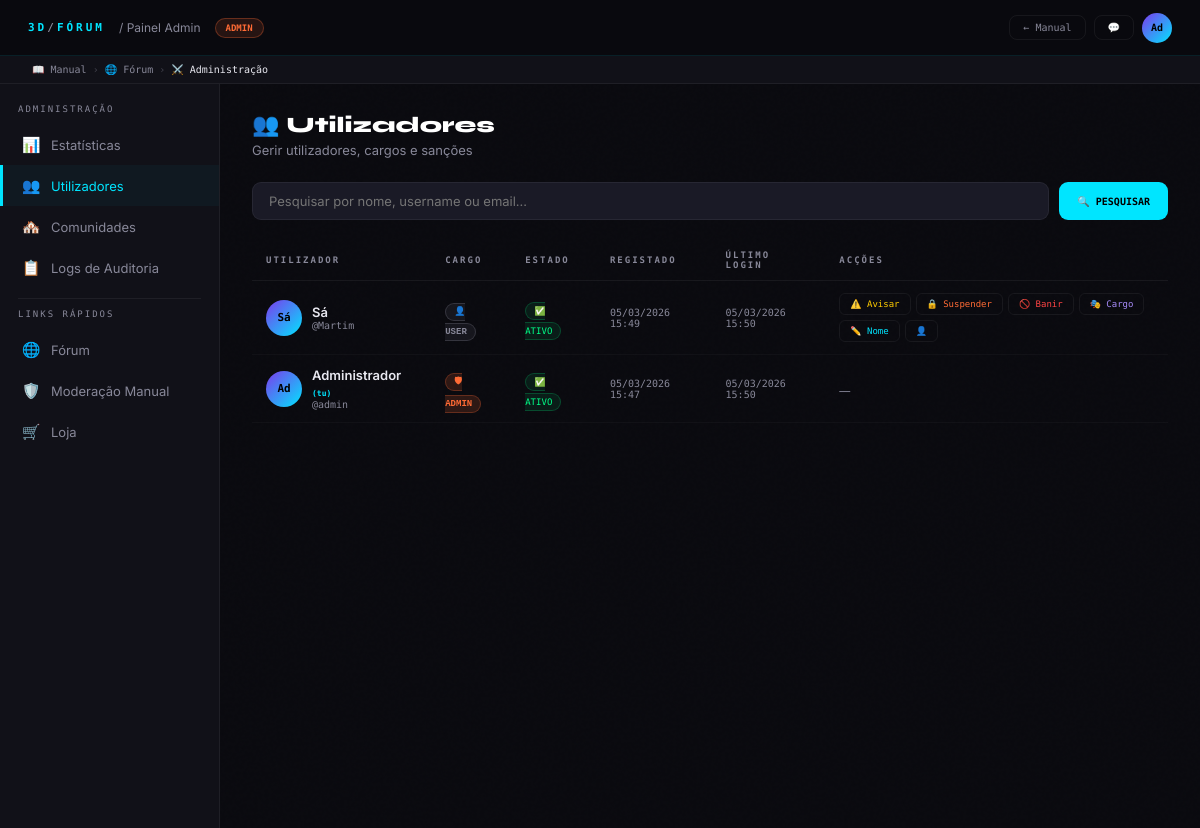
Screenshot of /forum/admin.php?tab=users (signed in) with the database file from the repository.
### tables this page shows
CREATE TABLE `users` (
  `id` int(11) NOT NULL,
  `username` varchar(50) NOT NULL,
  `email` varchar(100) NOT NULL,
  `password_hash` varchar(255) NOT NULL,
  `full_name` varchar(100) NOT NULL,
  `avatar` varchar(10) DEFAULT NULL,
  `avatar_url` varchar(500) DEFAULT NULL,
  `bio` text DEFAULT NULL,
  `location` varchar(100) DEFAULT NULL,
  `website` varchar(255) DEFAULT NULL,
  `experience_level` enum('iniciante','intermedio','avancado','profissional') DEFAULT 'iniciante',
  `role` enum('user','moderator','admin') DEFAULT 'user',
  `karma_total` int(11) DEFAULT 0,
  `prefs_show_karma` tinyint(1) DEFAULT 1,
  `top_badges` text DEFAULT NULL,
  `is_active` tinyint(1) DEFAULT 1,
  `created_at` timestamp NOT NULL DEFAULT current_timestamp(),
  `updated_at` timestamp NOT NULL DEFAULT current_timestamp() ON UPDATE current_timestamp(),
  `last_login` timestamp NULL DEFAULT NULL
);

### includes/functions.php (called while the page is built, shortened)
<?php
$_CACHE = [];
function getCurrentUser(): ?array {
    global $_CACHE;
    if (!isset($_CACHE['current_user'])) {
        $db   = getDB();
        try {
            $stmt = $db->prepare('SELECT karma_total FROM users LIMIT 1');
            $stmt->execute();
        } catch (Exception $e) {
            $db->exec("ALTER TABLE users ADD COLUMN karma_total INT DEFAULT 0");
            $db->exec("ALTER TABLE users ADD COLUMN prefs_show_karma TINYINT(1) DEFAULT 1");
            $db->exec("ALTER TABLE users ADD COLUMN top_badges TEXT DEFAULT NULL");
        }
        try {
            $db->query("SELECT 1 FROM xp_log LIMIT 1");
        } catch (Exception $e) {
            $db->exec("CREATE TABLE xp_log (
                id INT AUTO_INCREMENT PRIMARY KEY,
                user_id INT NOT NULL,
                xp_amount INT NOT NULL,
                reason VARCHAR(255),
                created_at TIMESTAMP DEFAULT CURRENT_TIMESTAMP,
                FOREIGN KEY (user_id) REFERENCES users(id) ON DELETE CASCADE
            ) ENGINE=InnoDB DEFAULT CHARSET=utf8mb4;");
        }
        $stmt = $db->prepare('SELECT * FROM users WHERE id = ? AND is_active = TRUE LIMIT 1');
        $stmt->execute([$_SESSION['user_id']]);
        $_CACHE['current_user'] = $stmt->fetch() ?: false;
    }
    return $_CACHE['current_user'] ?: null;
}
function sanitize(string $input): string {
    return htmlspecialchars(trim($input), ENT_QUOTES, 'UTF-8');
}

### forum/admin.php (the view, shortened to what this page needs)
<?php
require_once __DIR__ . '/../includes/functions.php';
$currentUser = getCurrentUser();
$uid  = (int)$currentUser['id'];
$role = $currentUser['role'] ?? 'user';
$db   = getDB();
try { $db->exec("ALTER TABLE users MODIFY COLUMN role ENUM('master','admin','moderator','user') DEFAULT 'user'"); } catch(Exception $e){}
try { $db->exec("CREATE TABLE IF NOT EXISTS admin_logs (
    id          INT AUTO_INCREMENT PRIMARY KEY,
    actor_id    INT NOT NULL,
    target_id   INT NULL,
    action      VARCHAR(50) NOT NULL,
    detail      TEXT NULL,
    created_at  TIMESTAMP DEFAULT CURRENT_TIMESTAMP,
    FOREIGN KEY (actor_id) REFERENCES users(id) ON DELETE CASCADE
) ENGINE=InnoDB DEFAULT CHARSET=utf8mb4"); } catch(Exception $e){}
function rl($r) {
    return array('master'=>4,'admin'=>3,'moderator'=>2,'user'=>1)[$r] ?? 1;
}
function amAdmin($u)     { return rl($u['role']??'') >= 3; }
function amMod($u)       { return rl($u['role']??'') >= 2; }
function amCanManage($actor, $target) {
    return rl($actor['role']??'') > rl($target['role']??'');
}
$tab    = $_GET['tab'] ?? 'stats';
$search = trim($_GET['q'] ?? '');
$stats = array();
$users = array(); $totalUsers = 0;
if ($tab === 'users') {
    try {
        $where = "WHERE 1=1";
        $params = array();
        $hasLastLogin = false;
        try {
            $cols = $db->query("SHOW COLUMNS FROM users LIKE 'last_login'")->fetchAll();
            $hasLastLogin = !empty($cols);
        } catch(Exception $e){}
        $loginCol = $hasLastLogin ? ", last_login" : ", NULL as last_login";
        $uStmt = $db->prepare("SELECT id, full_name, username, email, role, is_active, created_at $loginCol FROM users $where ORDER BY created_at DESC LIMIT 50");
        $uStmt->execute($params);
        $users = $uStmt->fetchAll();
    } catch(Exception $e){}
}
$unreadMsgs = 0;
try { $um = $db->prepare("SELECT COUNT(*) FROM private_messages WHERE receiver_id=? AND read_at IS NULL"); $um->execute(array($uid)); $unreadMsgs = (int)$um->fetchColumn(); } catch(Exception $e){}
function roleBadge($r) {
    $map = array(
        'master'    => array('#ffcc00','rgba(255,204,0,0.15)','&#128081;'),
        'admin'     => array('#ff6b35','rgba(255,107,53,0.15)','&#128737;'),
        'moderator' => array('#a78bfa','rgba(124,58,237,0.15)','&#9876;'),
        'user'      => array('#888899','rgba(136,136,153,0.1)','&#128100;'),
    );
    $m = isset($map[$r]) ? $map[$r] : $map['user'];
    $label = strtoupper($r);
    return "<span style=\"font-family:monospace;font-size:9px;font-weight:700;padding:3px 8px;border-radius:20px;background:{$m[1]};color:{$m[0]};border:1px solid {$m[0]}44\">{$m[2]} {$label}</span>";
}
function fmtDt($ts) {
    $d = time() - strtotime($ts);
    return date('d/m/Y H:i', strtotime($ts));
}
?><!DOCTYPE html>
<html lang="pt">
<head>
</head>
<body>
<nav class="topbar">
    <a href="index.php" class="topbar-logo">3D<span>/</span>FÓRUM</a>
    <span style="color:var(--muted);font-size:12px">/ Painel Admin</span>
    <span class="role-pill <?php echo $role; ?>"><?php echo strtoupper($role); ?></span>
    <div class="topbar-right">
        <a href="../index.php" class="topbar-btn">← Manual</a>
        <a href="mensagens.php" class="topbar-btn">💬<?php if($unreadMsgs>0): ?><span style="background:var(--accent2);color:#fff;border-radius:100px;font-size:9px;padding:1px 5px"><?php echo $unreadMsgs; ?></span><?php endif; ?></a>
        <a href="perfil.php?id=<?php echo $uid; ?>" class="topbar-av">
            <?php $av=$currentUser['avatar_url']??''; if($av): ?><img src="<?php echo sanitize(avPath($av)); ?>" alt=""><?php else: echo mb_substr($currentUser['full_name'],0,2); endif; ?>
        </a>
    </div>
</nav>
<div class="bc-bar">
    <div class="bc-inner">
        <a href="../index.php" class="bc-link">📖 Manual</a>
        <span class="bc-sep">›</span>
        <a href="index.php" class="bc-link">🌐 Fórum</a>
        <span class="bc-sep">›</span><span class="bc-current">⚔️ Administração</span>
    </div>
</div>
<div class="page">
<nav class="sidebar">
    <div class="sidebar-title">Administração</div>
    <a href="?tab=stats"       class="nav-link <?php echo $tab==='stats'?'active':''; ?>"><span class="icon">📊</span> Estatísticas</a>
    <a href="?tab=users"       class="nav-link <?php echo $tab==='users'?'active':''; ?>"><span class="icon">👥</span> Utilizadores</a>
    <a href="?tab=communities" class="nav-link <?php echo $tab==='communities'?'active':''; ?>"><span class="icon">🏘️</span> Comunidades</a>
    <a href="?tab=logs"        class="nav-link <?php echo $tab==='logs'?'active':''; ?>"><span class="icon">📋</span> Logs de Auditoria</a>
    <div class="nav-divider"></div>
    <div class="sidebar-title">Links Rápidos</div>
    <a href="index.php"        class="nav-link"><span class="icon">🌐</span> Fórum</a>
    <a href="../moderacao.php" class="nav-link"><span class="icon">🛡️</span> Moderação Manual</a>
    <a href="loja.php"         class="nav-link"><span class="icon">🛒</span> Loja</a>
</nav>
<div class="content">
<?php if ($tab === 'stats'): ?>
<div class="page-header">
    <div class="page-title">📊 Estatísticas Gerais</div>
    <div class="page-sub">Visão geral da plataforma em tempo real</div>
</div>
<div class="stats-grid">
    <div class="stat-card"><div class="stat-label">Utilizadores activos</div><div class="stat-value"><?php echo number_format($stats['users']??0); ?></div><div class="stat-sub">+<?php echo $stats['today_users']??0; ?> hoje</div></div>
    <div class="stat-card"><div class="stat-label">Banidos</div><div class="stat-value" style="color:#ff4444"><?php echo number_format($stats['banned']??0); ?></div></div>
    <div class="stat-card"><div class="stat-label">Posts no fórum</div><div class="stat-value"><?php echo number_format($stats['posts']??0); ?></div><div class="stat-sub">+<?php echo $stats['today_posts']??0; ?> hoje</div></div>
    <div class="stat-card"><div class="stat-label">Respostas</div><div class="stat-value"><?php echo number_format($stats['replies']??0); ?></div></div>
    <div class="stat-card"><div class="stat-label">Comunidades</div><div class="stat-value"><?php echo number_format($stats['communities']??0); ?></div></div>
    <div class="stat-card"><div class="stat-label">Comentários manual</div><div class="stat-value"><?php echo number_format($stats['comments']??0); ?></div></div>
</div>
<div class="role-bar-wrap">
    <div style="font-family:'Space Mono',monospace;font-size:9px;color:var(--muted);letter-spacing:2px;text-transform:uppercase;margin-bottom:14px">Utilizadores por Cargo</div>
    <?php
    $roleColors = array('master'=>'#ffcc00','admin'=>'#ff6b35','moderator'=>'#a78bfa','user'=>'#00e5ff');
    $total = max(1, $stats['users'] ?? 1);
    foreach ($stats['by_role'] ?? array() as $r):
        $pct = round(($r['cnt'] / $total) * 100);
        $col = $roleColors[$r['role']] ?? '#888899';
    ?>
    <div class="role-bar-row">
        <div class="role-bar-label" style="color:<?php echo $col; ?>"><?php echo strtoupper($r['role']); ?></div>
        <div class="role-bar-track"><div class="role-bar-fill" style="width:<?php echo $pct; ?>%;background:<?php echo $col; ?>"></div></div>
        <div class="role-bar-count"><?php echo $r['cnt']; ?></div>
    </div>
    <?php endforeach; ?>
</div>
<?php if (!empty($stats['week_posts'])): ?>
<div style="background:var(--surface);border:1px solid var(--border2);border-radius:12px;padding:18px 20px">
    <div style="font-family:'Space Mono',monospace;font-size:9px;color:var(--muted);letter-spacing:2px;text-transform:uppercase;margin-bottom:14px">Posts — Últimos 7 dias</div>
    <?php $maxP = max(array_column($stats['week_posts'],'cnt')); ?>
    <?php foreach ($stats['week_posts'] as $dp): $pct = $maxP ? round($dp['cnt']/$maxP*100) : 0; ?>
    <div style="display:flex;align-items:center;gap:10px;margin-bottom:8px">
        <div style="font-family:Space Mono,monospace;font-size:10px;color:var(--muted);width:70px"><?php echo date('d/m', strtotime($dp['d'])); ?></div>
        <div style="flex:1;height:6px;background:var(--surface3);border-radius:100px;overflow:hidden"><div style="height:100%;width:<?php echo $pct; ?>%;background:linear-gradient(90deg,var(--accent3),var(--accent));border-radius:100px"></div></div>
        <div style="font-family:Space Mono,monospace;font-size:10px;color:var(--accent);width:24px;text-align:right"><?php echo $dp['cnt']; ?></div>
    </div>
    <?php endforeach; ?>
</div>
<?php endif; ?>
<?php elseif ($tab === 'users'): ?>
<div class="page-header">
    <div class="page-title">👥 Utilizadores</div>
    <div class="page-sub">Gerir utilizadores, cargos e sanções</div>
</div>
<form method="GET" class="search-bar">
    <input type="text" name="q" class="search-input" placeholder="Pesquisar por nome, username ou email…" value="<?php echo sanitize($search); ?>">
    <button type="submit" class="search-btn">🔍 PESQUISAR</button>
</form>
<div style="overflow-x:auto">
<table class="user-table">
    <thead>
        <tr>
            <th>Utilizador</th>
            <th>Cargo</th>
            <th>Estado</th>
            <th>Registado</th>
            <th>Último login</th>
            <th>Acções</th>
        </tr>
    </thead>
    <tbody>
    <?php foreach ($users as $u):
        $isBanned = !$u['is_active'];
        $isMe = (int)$u['id'] === $uid;
        $canAct = !$isMe && amCanManage($currentUser, $u);
        $initU = mb_substr($u['full_name']??'??',0,2);
    ?>
    <tr class="<?php echo $isBanned?'banned-row':''; ?>">
        <td>
            <div class="user-name-cell">
                <div class="user-av">
                    <span><?php echo sanitize($initU); ?></span>
                </div>
                <div>
                    <div class="user-fullname"><?php echo sanitize($u['full_name']); ?> <?php if($isMe): ?><span style="font-family:Space Mono,monospace;font-size:8px;color:var(--accent)">(tu)</span><?php endif; ?></div>
                    <div class="user-username">@<?php echo sanitize($u['username']); ?></div>
                </div>
            </div>
        </td>
        <td><?php echo roleBadge($u['role']); ?></td>
        <td>
            <?php if ($isBanned): ?>
            <span style="font-family:'Space Mono',monospace;font-size:9px;color:#ff4444;background:rgba(255,68,68,0.08);border:1px solid rgba(255,68,68,0.2);padding:3px 8px;border-radius:20px">🚫 BANIDO</span>
            <?php else: ?>
            <span style="font-family:'Space Mono',monospace;font-size:9px;color:var(--accent4);background:rgba(0,255,136,0.08);border:1px solid rgba(0,255,136,0.2);padding:3px 8px;border-radius:20px">✅ ATIVO</span>
            <?php endif; ?>
        </td>
        <td style="font-family:Space Mono,monospace;font-size:10px;color:var(--muted)"><?php echo fmtDt($u['created_at']); ?></td>
        <td style="font-family:Space Mono,monospace;font-size:10px;color:var(--muted)"><?php echo fmtDt($u['last_login'] ?? null); ?></td>
        <td>
            <?php if ($canAct): ?>
            <div class="actions-cell">
                <?php if (amMod($currentUser)): ?>
                <button class="act-btn warn" onclick="openModal('warn',<?php echo $u['id']; ?>,'<?php echo addslashes(sanitize($u['full_name'])); ?>')">⚠️ Avisar</button>
                <button class="act-btn suspend" onclick="openModal('suspend',<?php echo $u['id']; ?>,'<?php echo addslashes(sanitize($u['full_name'])); ?>')">🔒 Suspender</button>
                <?php endif; ?>
                <?php if (amAdmin($currentUser)): ?>
                <?php if (!$isBanned): ?><button class="act-btn ban" onclick="openModal('ban',<?php echo $u['id']; ?>,'<?php echo addslashes(sanitize($u['full_name'])); ?>')">🚫 Banir</button>
                <?php else: ?><button class="act-btn unban" onclick="quickAction('unban',<?php echo $u['id']; ?>)">✅ Desbanir</button><?php endif; ?>
                <button class="act-btn role" onclick="openModal('role',<?php echo $u['id']; ?>,'<?php echo addslashes(sanitize($u['full_name'])); ?>','<?php echo $u['role']; ?>')">🎭 Cargo</button>
                <button class="act-btn name" onclick="openModal('name',<?php echo $u['id']; ?>,'<?php echo addslashes(sanitize($u['full_name'])); ?>')">✏️ Nome</button>
                <?php endif; ?>
                <a href="perfil.php?id=<?php echo $u['id']; ?>" class="act-btn" style="text-decoration:none">👤</a>
            </div>
            <?php elseif ($isMe): ?>
            <span style="font-size:11px;color:var(--muted)">—</span>
            <?php else: ?>
            <span style="font-size:11px;color:var(--muted)">Sem permissão</span>
            <?php endif; ?>
        </td>
    </tr>
    <?php endforeach; ?>
    </tbody>
</table>
</div>
<?php endif; ?>
</div>
</div>
</body>
</html>

### rows the page displays
users: role "ADMIN", full_name "Ad", full_name "Administrador", shows "(tu)", username "admin", role "🛡", is_active "✅ ATIVO", created_at "05/03/2026 15:47", last_login "05/03/2026 15:50"
users: full_name "Sá", username "Martim", role "👤", role "USER", is_active "✅ ATIVO", created_at "05/03/2026 15:49", last_login "05/03/2026 15:50"
